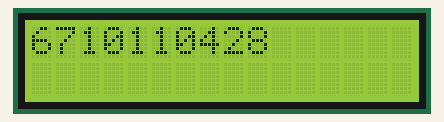
Simulated run of this sketch. Board: Arduino Uno, built with avr-gcc and run on an emulated ATmega328P. On the bench: 16×2 character LCD.

Above: at 0.1 s.
At 1.36 s:
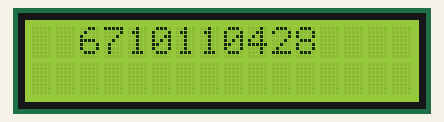
At 2.76 s:
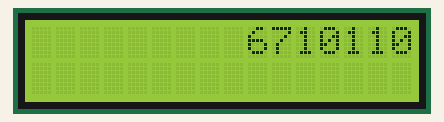
At 5.57 s:
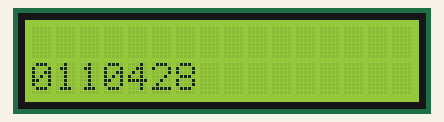
At 8.37 s:
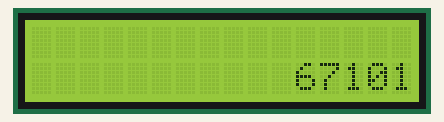
At 11.18 s:
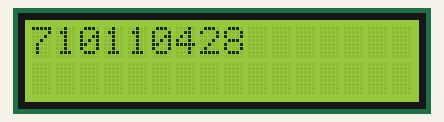

The sketch:

lab10-checkpoint1.ino
```cpp
#include <LiquidCrystal.h>
LiquidCrystal lcd(8, 9, 10, 11, 12, 13); // RS,E,D4,D5,D6,D7
const String STUDENT_ID = "6710110428";
int id_length = STUDENT_ID.length();

void setup() {
  lcd.begin(16, 2);
}

void loop() {

  lcd.clear();
  lcd.setCursor(0, 0);
  lcd.print(STUDENT_ID);
  delay(1000);

  for (int i = 0; i < 16; i++) {
    lcd.scrollDisplayRight();
    delay(200);
  }


  lcd.clear();


  lcd.setCursor(40 - id_length, 1);
  lcd.print(STUDENT_ID);

  // เลื่อนทั้งหมด 26 ครั้ง
  // - 10 ครั้งแรก: ข้อความจะค่อยๆ ทะลุจากขอบซ้ายโผล่มาทีละตัว
  // - 16 ครั้งหลัง: เลื่อนต่อไปทางขวาจนหลุดกรอบจอไปจนหมด
  for (int i = 0; i < (id_length + 16); i++) {
    lcd.scrollDisplayRight();
    delay(200);
  }

  lcd.clear();
  lcd.setCursor(40 - id_length, 0);
  lcd.print(STUDENT_ID);
  for (int i = 0; i < id_length; i++) {
    lcd.scrollDisplayRight();
    delay(200);
  }
}
```

Measured:
- by itself, everything shown: repeats every 11.4 s, in 52 steps
